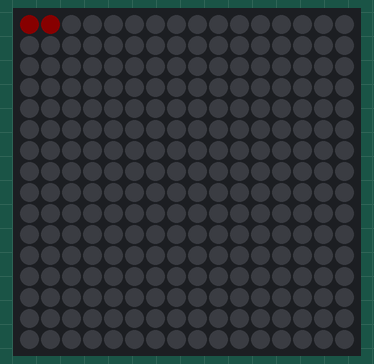
Recording of a program running on a simulated ESP8266 (NodeMCU). Shown: 16×16 RGB LED matrix (first LED top left, wired row by row). Dim RGB values are drawn brighter than linear; what the program prints to the serial monitor is not drawn.

Above: at 0.17 s.
At 6.96 s:
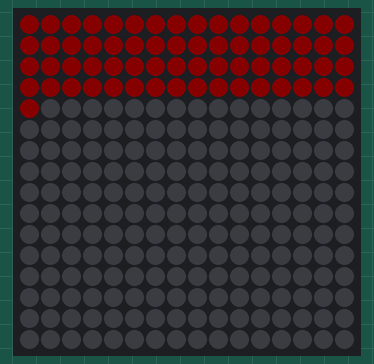
At 13.85 s:
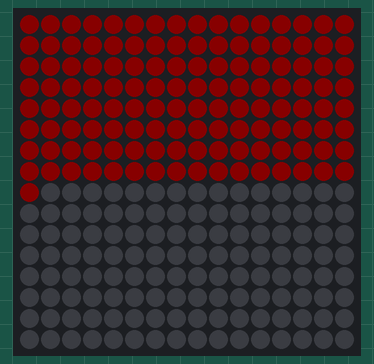
At 20.64 s:
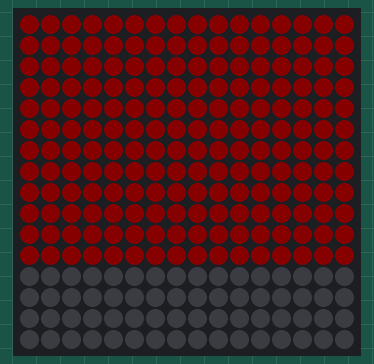
At 27.54 s:
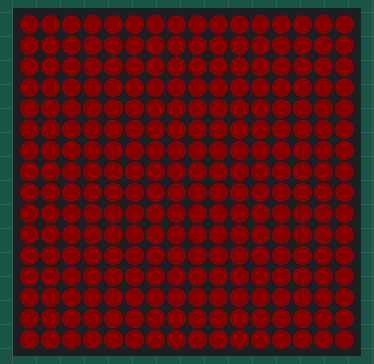
At 39.93 s:
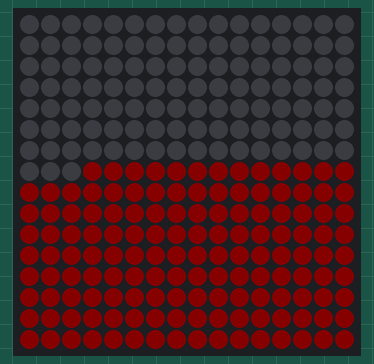

The program:

main.cpp
```cpp
#define FASTLED_ESP8266_RAW_PIN_ORDER
#define CURRENT_LIMIT 1500    // лимит по току в миллиамперах, автоматически управляет яркостью (пожалей свой блок питания!) 0 - выключить лимит
#include <FastLED.h>

#define PIN_LED               D5

#define WIDTH     16              // ширина матрицы
#define HEIGHT    16             // высота матрицы
#define NUM_LEDS  WIDTH * HEIGHT
CRGB leds[NUM_LEDS];

boolean started = false;
int cnt = 0;
boolean mode = false;

void setup() {
  Serial.begin(115200);                                         // Скорость обмена данными с компьютером
  Serial.println("");  Serial.println("Start!");

  if (CURRENT_LIMIT > 0) FastLED.setMaxPowerInVoltsAndMilliamps(5, CURRENT_LIMIT);
  FastLED.addLeds<WS2812B, PIN_LED, GRB>(leds, NUM_LEDS).setCorrection(TypicalLEDStrip);  // GRB ordering is assumed
  FastLED.clearData();
  FastLED.clear();
  FastLED.setBrightness(50);
}

void loop() {
  if(!started) {
    FastLED.clear();
    FastLED.show();
    started = true;
    return;
  }

  if(mode) {
    leds[cnt].setRGB(0, 0, 0);
  } else {
    leds[cnt].setRGB(50, 0, 0);
  }
  FastLED.show();
  delay(100);

  cnt++;
  if(cnt >= NUM_LEDS) {
    cnt = 0;
    mode = !mode;
  }
}
```
